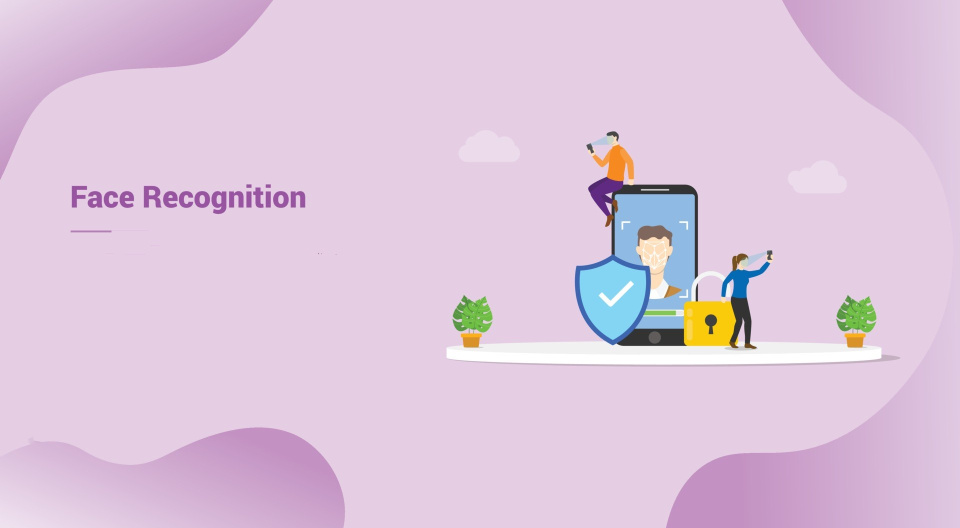
#> input picture Homepage.jpg, 1920 x 1056 px, given in place of the camera (shown at 1/2 size)
$ python main.py
#> lines starting #> are read from the running program, lines starting #| are printed output that depends on the picture
import os
import numpy as np
import cv2
import pickle

# Check if the 'data' directory exists, and create it if it doesn't
if not os.path.exists('data/'):
    os.makedirs('data/')

face_data = []
i = 0

camera = cv2.VideoCapture(0)

facecascade = cv2.CascadeClassifier(cv2.data.haarcascades + 'haarcascade_frontalface_default.xml')

name = input('Enter your name --> ')
#> the answer given: ../Homepage.jpg
ret = True
data_limit = 100  # Set the limit to 100 data points

while (ret):
    ret, frame = camera.read()
#> frame is the input picture: shape (1056, 1920, 3); mean B, G, R 220.7, 198.1, 221.6
    if ret == True:
        gray = cv2.cvtColor(frame, cv2.COLOR_BGR2GRAY)
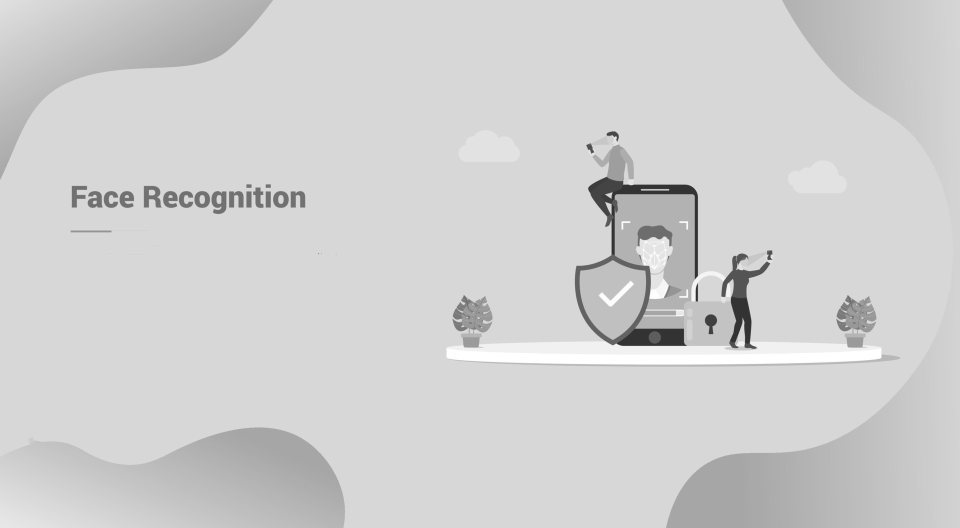
#> gray: shape (1056, 1920) (shown at 1/2 size); min 37, max 255, mean 207.9

        face_coordinates = facecascade.detectMultiScale(gray, 1.3, 4)
#> face_coordinates = ()

        for (a, b, w, h) in face_coordinates:
            faces = frame[b:b + h, a:a + w, :]
            resized_faces = cv2.resize(faces, (50, 50))

            if i % 10 == 0 and len(face_data) < data_limit:  # Store every 10th frame up to the limit
                face_data.append(resized_faces)
            cv2.rectangle(frame, (a, b), (a + w, b + h), (255, 0, 0), 2)
#> this loop made 0 passes
#> after the loop, face_data = []
        i += 1

        cv2.imshow('frames', frame)

        if cv2.waitKey(1) == 27 or len(face_data) >= data_limit:  # Exit when 'Esc' is pressed or data limit is reached
#> (key Esc is pressed here)
            break
    else:
        print('error')
        break

cv2.destroyAllWindows()
camera.release()

face_data = np.asarray(face_data)
#> face_data = empty array
#> (the run stopped early here; a loop or call above may not have finished)
